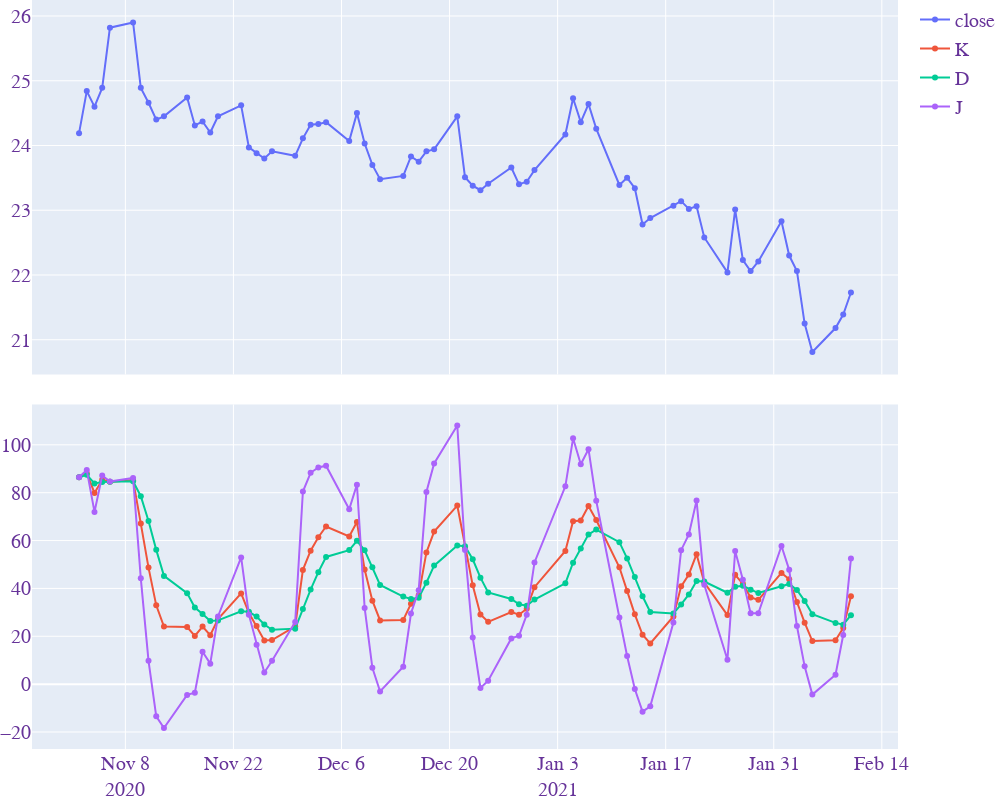

Notebook code cell kept with this figure:
### Code cell
stock_index="600547"
start_date = "2020-11-01"
file_name=os.path.join("/home/davidyu/stock/data/history_data/dfcf_fuquan/stock_index",stock_index+"_fuquan.csv")
df1 = pd.read_csv(file_name)
df2 = df1[df1["dt"]>=start_date]
df = df2.copy()
kdj_day = 6
k_stat = 3
d_stat = 3
j_stat = 2
df = new_kdj(df,kdj_day,k_stat,d_stat)  # 卖点
plot_new_kdj(df2)
